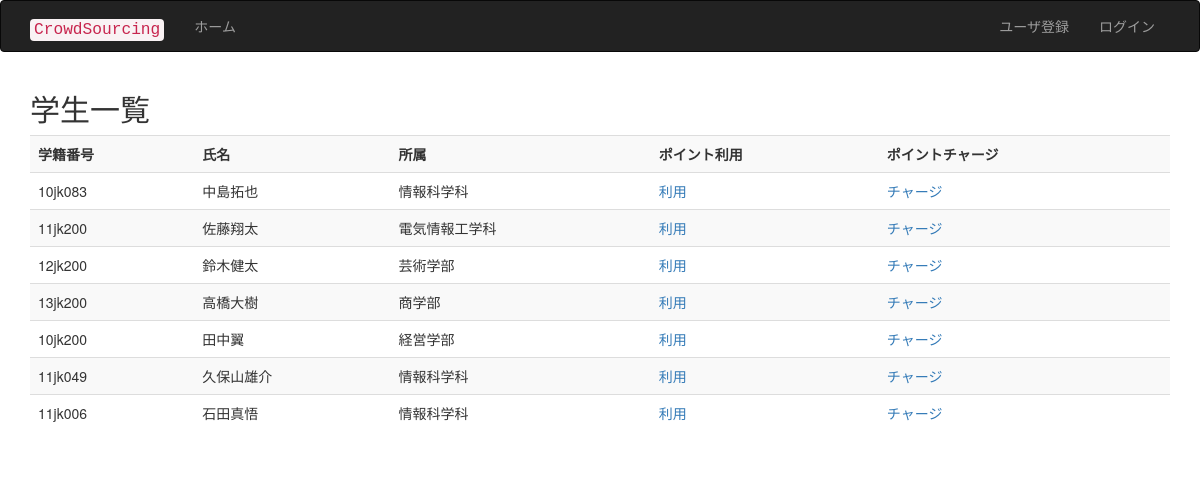
The app's page /gs_students.php with its own data.
### tables this page shows
CREATE TABLE IF NOT EXISTS `tb_user` (
  `userid` varchar(7) NOT NULL,
  `passwd` varchar(16) NOT NULL,
  `uname` varchar(16) NOT NULL,
  `email` varchar(32) NOT NULL,
  `dept` varchar(8) NOT NULL,
  `tel` varchar(16) NOT NULL,
  `rpoint` int(11) DEFAULT NULL,
  `post` int(11) NOT NULL,
  PRIMARY KEY (`userid`)
);

### gs_students.php (the view, shortened to what this page needs)
<?php
include('page_header.php');
require_once('db_inc.php');
echo "<h2>学生一覧</h2>";
$where = 'WHERE post=1';
$sql = "SELECT * FROM tb_user " . $where;
$rs = mysql_query($sql, $conn);
$row = mysql_fetch_array($rs) ;
echo '<table class="table table-striped table-hover">';
echo '<tr><th>学籍番号</th><th>氏名</th><th>所属</th><th>ポイント利用</th><th>ポイントチャージ</th></tr>';
while ($row) {
 echo '<tr>';
 echo '<td>' . $row['userid'] . '</td>';
 echo '<td>' . $row['uname']. '</td>';
  $depts = array( 'jk'=>'情報科学科', 'te'=>'電気情報工学科', 'at'=>'芸術学部','es'=>'商学部','mg'=>'経営学部');
  $r= $row['dept'];
  $dept = $depts [ $r ];
  echo '<td>' . $dept . '</td>';
  echo '<td>' ;
  echo '<a href="gs_pointcheck.php?uid='.$row['userid'] .'">利用</a>';
  echo '</td>';
  echo '<td>' ;
  echo '<a href="gs_pointcharge.php?uid='.$row['userid'] .'">チャージ</a>';
  echo '</td>';
 echo '</tr>';
 $row = mysql_fetch_array($rs) ;
}
echo '</table>';
include('page_footer.php');
?>

### records on screen
tb_user: userid "10jk083", uname "中島拓也", dept "情報科学科"
tb_user: userid "11jk200", uname "佐藤翔太", dept "電気情報工学科"
tb_user: userid "12jk200", uname "鈴木健太", dept "芸術学部"
tb_user: userid "13jk200", uname "高橋大樹", dept "商学部"
tb_user: userid "10jk200", uname "田中翼", dept "経営学部"
tb_user: userid "11jk049", uname "久保山雄介", dept "情報科学科"
tb_user: userid "11jk006", uname "石田真悟", dept "情報科学科"

### other values on screen
$label "ユーザ登録"
$label "ログイン"
